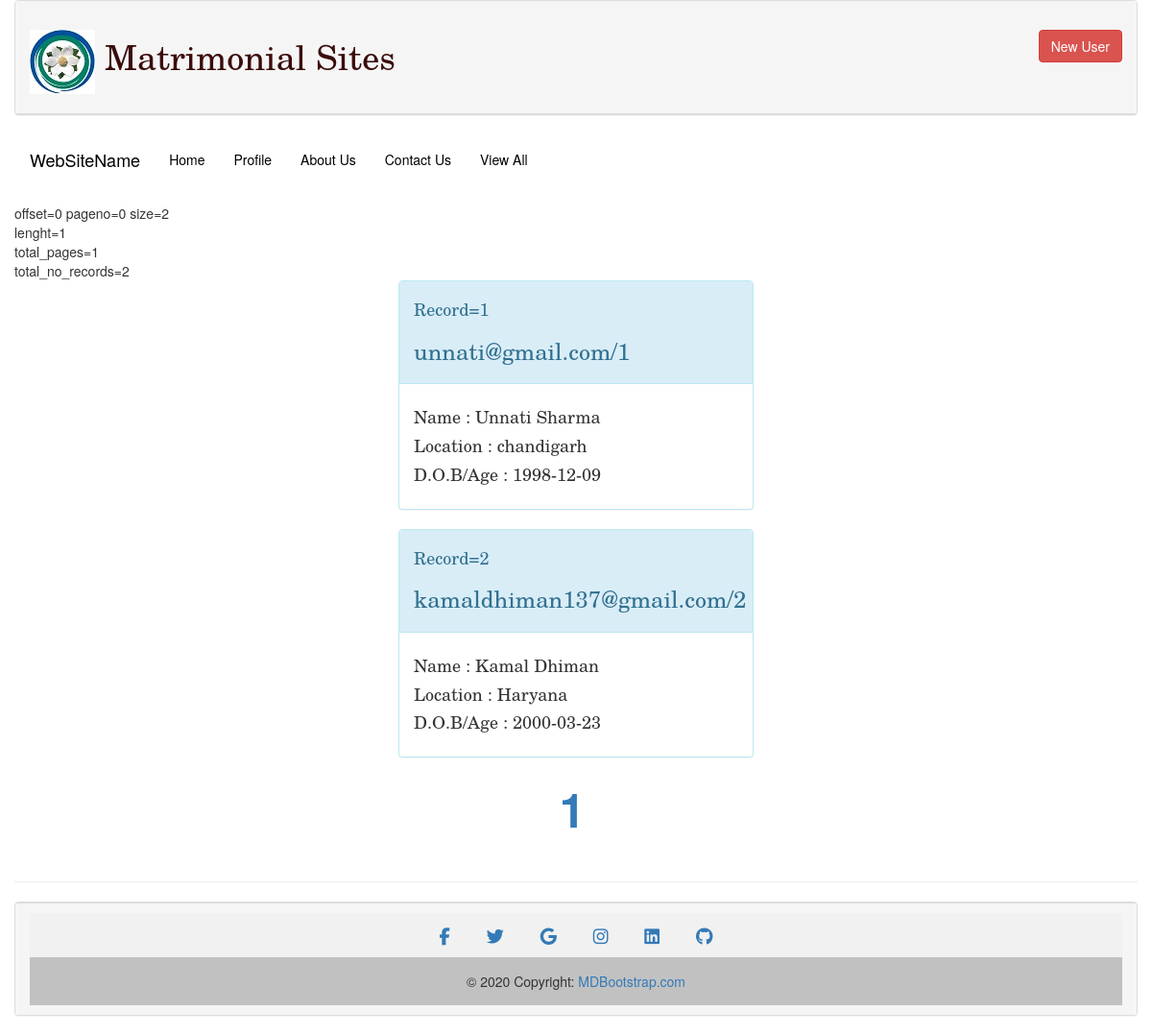
Page /project/search.php on the committed database.
### tables this page shows
CREATE TABLE `m_regform` (
  `id` int(10) NOT NULL,
  `email` varchar(30) DEFAULT NULL,
  `password` varchar(500) NOT NULL,
  `category` varchar(20) NOT NULL,
  `name` varchar(30) NOT NULL,
  `dob` varchar(100) NOT NULL,
  `height` varchar(20) DEFAULT NULL,
  `marital_status` varchar(20) DEFAULT NULL,
  `mother_tongue` varchar(20) DEFAULT NULL,
  `religion` varchar(50) DEFAULT NULL,
  `mobileno` varchar(50) NOT NULL,
  `otp` varchar(5) DEFAULT NULL,
  `status` varchar(2) NOT NULL DEFAULT '0',
  `temp` varchar(1000) DEFAULT NULL,
  `color` varchar(100) NOT NULL,
  `weight` varchar(100) NOT NULL,
  `hometown` varchar(100) NOT NULL,
  `food` varchar(100) NOT NULL,
  `surname` varchar(100) NOT NULL,
  `zodiac` varchar(100) NOT NULL,
  `education` varchar(100) NOT NULL,
  `profession` varchar(100) NOT NULL,
  `income` varchar(100) NOT NULL,
  `gender` varchar(50) NOT NULL DEFAULT 'male',
  `profile_image` varchar(100) NOT NULL DEFAULT 'images/female.png',
  `view_count` int(11) NOT NULL DEFAULT '5',
  `age_in_y` int(11) NOT NULL,
  `countrycode` varchar(100) NOT NULL
);

### project/search.php (the view, shortened to what this page needs)
<!DOCTYPE html>
<html>
<head>
<?php
 include ("linkfile.php");
?>
</head>
<body>
<div class="container-fluid">
<?php
include ("header.php");
require_once("mylibr.php");
$where_con="";
$pageno=0;
$size=2;
$offset=$pageno*$size;
echo "offset=$offset pageno=$pageno size=$size<br>";
$main_query="SELECT id,email,name,hometown,dob FROM m_regform $where_con ";
$main_query_result=mysqli_query($con,$main_query);
$total_no_records=mysqli_num_rows($main_query_result);
$total_pages=$total_no_records/$size;
$temp=explode(".", $total_pages);
$len=count($temp);
echo "lenght=$len<br/>";
echo "total_pages=$total_pages<br>";
echo "total_no_records=$total_no_records<br/>";
$query=$main_query." LIMIT $offset,$size";
$query_result=mysqli_query($con,$query);
$no_of_records=mysqli_num_rows($query_result);
if($no_of_records>0){
  $num=$pageno*$size+1;
while($data=mysqli_fetch_row($query_result)){
  echo "  <div class='row'>
<div class='col-md-offset-4 col-md-4'>
<div class='panel panel-info'>
<div class='panel-heading'>
<h4>Record=$num</h4>
<h3>$data[1]/$data[0]</h3>
</div>
<div class='panel-body'>
<h4>Name : $data[2]</h4>
<h4>Location : $data[3]</h4>
<h4>D.O.B/Age : $data[4]</h4>
</div>
</div>
</div></div>
  ";
  $num++;
}
echo"
<div class='row'>
<div class='col-md-offset-4 col-md-4'>
<center>";
for($j=0,$k=1;$j<$total_pages;$j++,$k++){
  if($j==$pageno)
echo "<a href='search.php?page=".$j."'>"."<b><font size=8px>".$k."</font></b></a>&nbsp;&nbsp;";
else
echo "<a href='search.php?page=".$j."'>"." ".$k."</a>&nbsp;&nbsp;";
 }
echo "</center></div></div>";
}
else{
  echo "<h3 style='background-color: #81F7F3;width: 100%;padding: 20px;text-align: center;font-weight: bold'>No Record Found</h3>";
}
echo "<br/>";
include ("footer.php");
?>
</body>
</html>

### project/linkfile.php (style rules this page uses)
* { box-sizing: border-box; }
h4,h3 { font-family: New Century Schoolbook, TeX Gyre Schola, serif; }

### rows in the picture
m_regform: email "unnati@gmail.com", id "1", name "Unnati Sharma", hometown "chandigarh", dob "1998-12-09"
m_regform: email "kamaldhiman137@gmail.com", id "2", name "Kamal Dhiman", hometown "Haryana", dob "2000-03-23"

### other values in the picture
$offset "0"
$pageno "0"
$size "2"
$len "1"
$total_pages "1"
$total_no_records "2"
